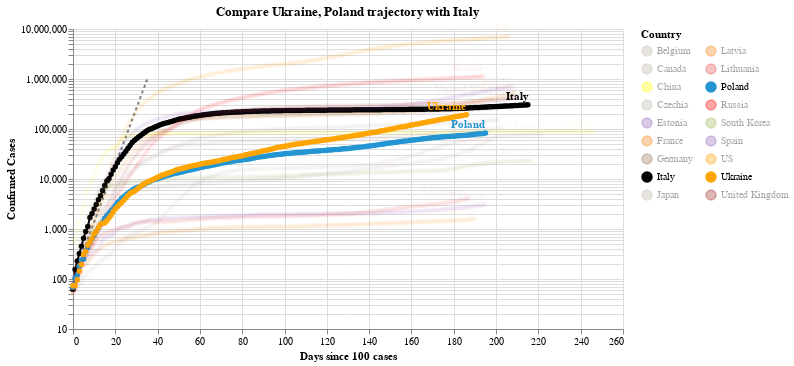

Notebook cell for this chart:
### Code cell
#hide_input
chart2 = make_since_chart(dff2, ['Ukraine', 'Poland'], baseline_countries)
chart2

### Figure 1 — Vega-Lite specification as saved in the notebook (floating-point values rounded to 4 significant figures; data arrays with more than 128 entries replaced by an {"elided": "..."} marker saying what was removed)
{"config": {"view": {"continuousWidth": 400, "continuousHeight": 300}}, "layer": [{"data": {"name": "data-628230001892d6798b50651be41d1b3e"}, "mark": {"type": "line", "color": "black", "opacity": 0.5, "strokeDash": [3, 3]}, "encoding": {"x": {"type": "quantitative", "field": "Days since 100 cases"}, "y": {"type": "quantitative", "field": "Confirmed Cases"}}}, {"data": {"name": "data-c67c9ef5a8451ed15bb2d8670c82a0a4"}, "mark": {"type": "line", "point": true}, "encoding": {"color": {"type": "nominal", "field": "Country", "legend": {"columns": 2}, "scale": {"domain": ["Belgium", "Canada", "China", "Czechia", "Estonia", "France", "Germany", "Italy", "Japan", "Latvia", "Lithuania", "Poland", "Russia", "South Korea", "Spain", "US", "Ukraine", "United Kingdom"], "range": ["#C1B7AD", "#C1B7AD", "yellow", "#C1B7AD", "#9467bd", "#F58518", "#9D755D", "black", "#C1B7AD", "#F58518", "#E45756", "#2495D3", "red", "#A1BA59", "#9467bd", "orange", "orange", "brown"]}}, "opacity": {"condition": {"value": 1, "selection": "selector003"}, "value": 0.05}, "tooltip": [{"type": "nominal", "field": "Country"}, {"type": "temporal", "field": "Date"}, {"type": "quantitative", "field": "Confirmed Cases"}, {"type": "quantitative", "field": "Days since 100 cases"}], "x": {"type": "quantitative", "field": "Days since 100 cases"}, "y": {"type": "quantitative", "field": "Confirmed Cases", "scale": {"type": "log"}}}, "selection": {"selector003": {"type": "multi", "fields": ["Country"], "bind": "legend", "init": [{"Country": "Ukraine"}, {"Country": "Poland"}, {"Country": "Italy"}]}}, "width": 550}, {"data": {"name": "data-c67c9ef5a8451ed15bb2d8670c82a0a4"}, "mark": {"type": "text", "align": "right", "dy": -8, "fontWeight": "bold"}, "encoding": {"color": {"type": "nominal", "field": "Country", "legend": {"columns": 2}, "scale": {"domain": ["Belgium", "Canada", "China", "Czechia", "Estonia", "France", "Germany", "Italy", "Japan", "Latvia", "Lithuania", "Poland", "Russia", "South Korea", "Spain", "US", "Ukraine", "United Kingdom"], "range": ["#C1B7AD", "#C1B7AD", "yellow", "#C1B7AD", "#9467bd", "#F58518", "#9D755D", "black", "#C1B7AD", "#F58518", "#E45756", "#2495D3", "red", "#A1BA59", "#9467bd", "orange", "orange", "brown"]}}, "opacity": {"condition": {"value": 1, "selection": "selector003"}, "value": 0.05}, "text": {"type": "nominal", "field": "Country"}, "tooltip": [{"type": "nominal", "field": "Country"}, {"type": "temporal", "field": "Date"}, {"type": "quantitative", "field": "Confirmed Cases"}, {"type": "quantitative", "field": "Days since 100 cases"}], "x": {"type": "quantitative", "field": "Days since 100 cases"}, "y": {"type": "quantitative", "field": "Confirmed Cases", "scale": {"type": "log"}}}, "transform": [{"filter": "(datum['Date'] >= 1600905600000)"}], "width": 550}], "title": "Compare Ukraine, Poland trajectory with Italy", "$schema": "https://vega.github.io/schema/vega-lite/v4.0.2.json", "datasets": {"data-628230001892d6798b50651be41d1b3e": [{"Days since 100 cases": 0, "Confirmed Cases": 100.0}, {"Days since 100 cases": 1, "Confirmed Cases": 130.0}, {"Days since 100 cases": 2, "Confirmed Cases": 169.0}, {"Days since 100 cases": 3, "Confirmed Cases": 219.7}, {"Days since 100 cases": 4, "Confirmed Cases": 285.6}, {"Days since 100 cases": 5, "Confirmed Cases": 371.3}, {"Days since 100 cases": 6, "Confirmed Cases": 482.7}, {"Days since 100 cases": 7, "Confirmed Cases": 627.5}, {"Days since 100 cases": 8, "Confirmed Cases": 815.7}, {"Days since 100 cases": 9, "Confirmed Cases": 1060.0}, {"Days since 100 cases": 10, "Confirmed Cases": 1379.0}, {"Days since 100 cases": 11, "Confirmed Cases": 1792.0}, {"Days since 100 cases": 12, "Confirmed Cases": 2330.0}, {"Days since 100 cases": 13, "Confirmed Cases": 3029.0}, {"Days since 100 cases": 14, "Confirmed Cases": 3937.0}, {"Days since 100 cases": 15, "Confirmed Cases": 5119.0}, {"Days since 100 cases": 16, "Confirmed Cases": 6654.0}, {"Days since 100 cases": 17, "Confirmed Cases": 8650.0}, {"Days since 100 cases": 18, "Confirmed Cases": 11250.0}, {"Days since 100 cases": 19, "Confirmed Cases": 14620.0}, {"Days since 100 cases": 20, "Confirmed Cases": 19000.0}, {"Days since 100 cases": 21, "Confirmed Cases": 24710.0}, {"Days since 100 cases": 22, "Confirmed Cases": 32120.0}, {"Days since 100 cases": 23, "Confirmed Cases": 41750.0}, {"Days since 100 cases": 24, "Confirmed Cases": 54280.0}, {"Days since 100 cases": 25, "Confirmed Cases": 70560.0}, {"Days since 100 cases": 26, "Confirmed Cases": 91730.0}, {"Days since 100 cases": 27, "Confirmed Cases": 119300.0}, {"Days since 100 cases": 28, "Confirmed Cases": 155000.0}, {"Days since 100 cases": 29, "Confirmed Cases": 201500.0}, {"Days since 100 cases": 30, "Confirmed Cases": 262000.0}, {"Days since 100 cases": 31, "Confirmed Cases": 340600.0}, {"Days since 100 cases": 32, "Confirmed Cases": 442800.0}, {"Days since 100 cases": 33, "Confirmed Cases": 575600.0}, {"Days since 100 cases": 34, "Confirmed Cases": 748300.0}, {"Days since 100 cases": 35, "Confirmed Cases": 972800.0}], "data-c67c9ef5a8451ed15bb2d8670c82a0a4": {"elided": "3705 records"}}}
